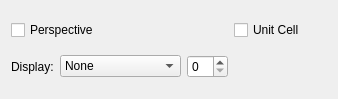
<?xml version="1.0" encoding="UTF-8"?>
<ui version="4.0">
 <class>Form</class>
 <widget class="QWidget" name="Form">
  <property name="geometry">
   <rect>
    <x>0</x>
    <y>0</y>
    <width>338</width>
    <height>99</height>
   </rect>
  </property>
  <property name="windowTitle">
   <string>Form</string>
  </property>
  <layout class="QGridLayout" name="gridLayout">
   <item row="0" column="0">
    <widget class="QCheckBox" name="perspectiveBox">
     <property name="text">
      <string>Perspective</string>
     </property>
    </widget>
   </item>
   <item row="0" column="1">
    <widget class="QCheckBox" name="unitCellBox">
     <property name="text">
      <string>Unit Cell</string>
     </property>
    </widget>
   </item>
   <item row="1" column="0">
    <layout class="QHBoxLayout" name="horizontalLayout">
     <item>
      <widget class="QLabel" name="label">
       <property name="text">
        <string>Display:</string>
       </property>
      </widget>
     </item>
     <item>
      <widget class="QComboBox" name="labels">
       <item>
        <property name="text">
         <string>None</string>
        </property>
       </item>
       <item>
        <property name="text">
         <string>Scatterer labels</string>
        </property>
       </item>
       <item>
        <property name="text">
         <string>Scatterer indices</string>
        </property>
       </item>
      </widget>
     </item>
     <item>
      <widget class="QSpinBox" name="labelFontSize"/>
     </item>
    </layout>
   </item>
  </layout>
 </widget>
 <resources/>
 <connections/>
</ui>
